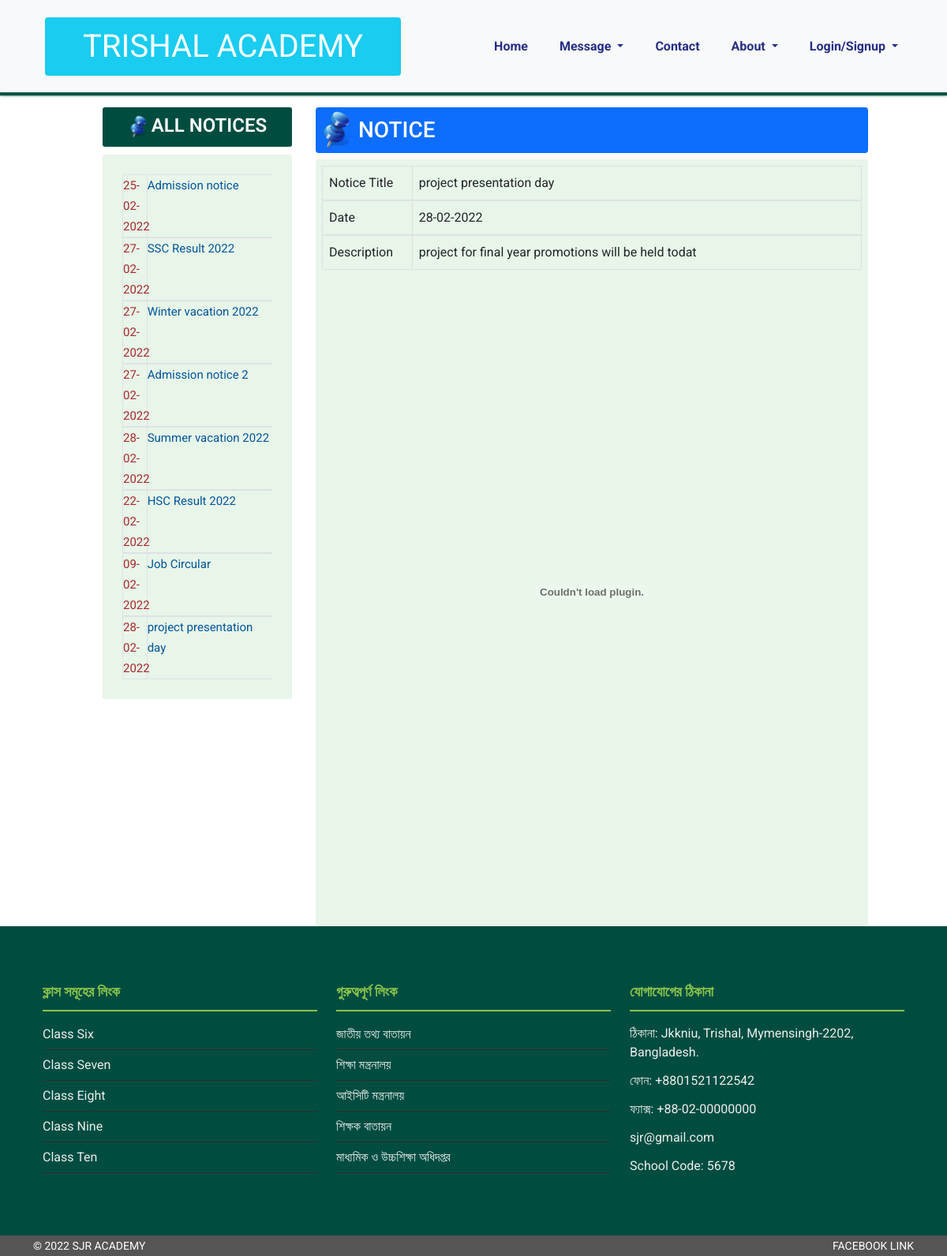
/notice/all_notice.php?id=16, run on the app's committed database.
### tables this page shows
CREATE TABLE `notices` (
  `id` int(11) NOT NULL,
  `start_date` date NOT NULL,
  `end_date` date NOT NULL,
  `title` varchar(150) NOT NULL,
  `description` varchar(500) NOT NULL,
  `class` int(11) NOT NULL,
  `link` varchar(100) NOT NULL
);

### notice/all_notice.php (the view, shortened to what this page needs)
<?php
require '../dashboard/header.php';
$id=$_GET['id'];
$query="SELECT * FROM notices WHERE id='$id'";
$noticesR=mysqli_query($db_connect, $query);
$noticeR=mysqli_fetch_assoc($noticesR);
$noticeQuery="SELECT * FROM notices";
$noticesL=mysqli_query($db_connect, $noticeQuery);
?>
<section class="mt-3">
    <div class="row" style="--bs-gutter-x: 0">
        <div class="col-lg-1"></div>
        <div class="col-lg-3 padding-0">
            <div class="features-middle">
                <div class="noticed">
                    <h3>
                        <img src="images/pin.png" class="img-fluid" width="30" alt="">ALL NOTICES
                    </h3>
                </div>
                <div class="table-1 ">
                    <?php
                    foreach($noticesL as $idx=>$notice){
                    ?>
                    <div class="row hover-0">
                        <div class="col-2  border custom">
                            <h4> <?=date_format(date_create($notice['start_date']), "d-m-Y")?> </h4>
                        </div>
                        <div class="col-10 border lr">
                            <a href="/sjr-academy/notice/all_notice.php?id=<?=$notice['id']?>"><?=$notice['title']?></a>
                        </div>
                    </div>
                    <?php } ?>
                </div>
            </div>
        </div>
        <div class="col-lg-7">
            <div class=" bg-primary d-flex align-items-center p-1 mb-2 rounded">
                <img style="width: 50px;" src="../assets/pin.png">
                <h3 class="text-white">NOTICE</h3>
            </div>
            <div class="p-2 rounded" style="background-color: #E8F5E9; box-sizing:border-box;">
                <div class="row border" style="--bs-gutter-x: 0">
                    <div style="border-right: 1px solid #ddd;" class="col-md-2  p-2">Notice Title</div>
                    <div class="col-md-10 border-left p-2"><?=$noticeR['title']?></div>
                </div>
                <div class="row border" style="--bs-gutter-x: 0">
                    <div style="border-right: 1px solid #ddd;" class="col-md-2  p-2">Date</div>
                    <div class="col-md-10 border-left p-2"><?=date_format(date_create($noticeR['start_date']), "d-m-Y")?></div>
                </div>
                <div class="row border" style="--bs-gutter-x: 0">
                    <div style="border-right: 1px solid #ddd;" class="col-md-2  p-2">Description</div>
                    <div class="col-md-10 border-left p-2"><?=$noticeR['description']?></div>
                </div>
                <div class="p-2">
                    <embed src="/sjr-academy/admin/uploads/notice/<?=$noticeR['link']?>" style="width: 100%; height:800px;">
                </div>
            </div>
        </div>
        <div class="col-lg-1"></div>
    </div>
</section>
<?php
require '../dashboard/footer.php';
?>

### css/style.css (style rules this page uses)
* { padding: 0; margin: 0; outline: 0; box-sizing: border-box; }
body { background: #fff; font-family: 'Roboto', sans-serif; font-weight: 400; line-height: 26px; }
a { text-decoration: none; }
h1, h2, h3, h4, h5, h6, p { line-height: .8; }
.noticed { margin-bottom: 10px; }
.noticed h3 { color: #fff; padding: 10px; background: #004D40; border-radius: 3px; text-align: center; font-weight: 600; font-family: 'Roboto', sans-serif; font-size: 24px; }
.table-1 { padding: 25px; background-color: #E8F5E9; border-radius: 3px; }
.lr { border-left: none !important; border-right: none !important; text-align: left !important; }
.table-1 .row { margin-right: calc(var(--bs-gutter-x) * 0); margin-left: calc(var(--bs-gutter-x) * 0); }
.table-1 .row>* { padding-right: calc(var(--bs-gutter-x) *0); padding-left: calc(var(--bs-gutter-x) * 0); }
.table-1 h4 { color: brown; line-height: 26px; font-size: 15px; font-family: 'Roboto', sans-serif; font-weight: 400; }
.table-1 .lr a { color: #01579B !important; line-height: 26px; font-size: 15px; font-family: 'Roboto', sans-serif; font-weight: 400; }
.hover-0 { transition: .4s; }
.h1, .h2, .h3, .h4, .h5, .h6, h1, h2, h3, h4, h5, h6 { margin-bottom: 0rem; }
.features-middle { margin: 0 30px !important; }

### css/about.css (style rules this page uses)
* { padding: 0; margin: 0; outline: 0; }
a { text-decoration: none; }
.h1, .h2, .h3, .h4, .h5, .h6, h1, h2, h3, h4, h5, h6 { margin-top: 0; margin-bottom: 0rem; }

### css/contact.css (style rules this page uses)
* { padding: 0; margin: 0; outline: 0; }
a { text-decoration: none; }
.h1, .h2, .h3, .h4, .h5, .h6, h1, h2, h3, h4, h5, h6 { margin-top: 0; margin-bottom: 0rem; }

### data on the page
notices: start_date "25-02-2022", title "Admission notice"
notices: start_date "27-02-2022", title "SSC Result 2022"
notices: start_date "27-02-2022", title "Winter vacation 2022"
notices: start_date "27-02-2022", title "Admission notice 2"
notices: start_date "28-02-2022", title "Summer vacation 2022"
notices: start_date "22-02-2022", title "HSC Result 2022"
notices: start_date "09-02-2022", title "Job Circular"
notices: start_date "28-02-2022", title "project presentation day", description "project for final year promotions will be held todat"
